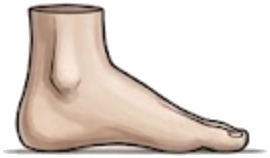
#> input picture ArtIncoming/Human/crops/crop_22.png, 270 x 158 px, given in place of thigh.png, which was not available
$ python art-h5-r2-margin-probe.py
#> lines starting #> are read from the running program, lines starting #| are printed output that depends on the picture; after the words box and inside, x2 and y2 are one past the last pixel; in counts of white or black regions, pixels touching at a corner belong together; pictures that were not available may be replaced by others from this repository, and a replacement may not be noted
#!/usr/bin/env python3
# -*- coding: utf-8 -*-
"""ART-H5 R2: are the margin 'digits' real ink or transparent-RGB ghosts?

Vision reads report white digits/letters (1/2/S) along a canvas' left margin. A real opaque
digit would sit ON the character in a dressed capture; the R2 fullbody look still shows none.
This probe answers with the pixels:

  --mode census   white-ish px split by alpha class in the left margin (default)
  --mode ascii    ASCII alpha map of a box, plus connected white clusters with their mean
                  alpha and RGB - so the digit, if it exists, is read from numbers alone

Usage:
  python Tools/art-h5-r2-margin-probe.py --keys thigh,shin
  python Tools/art-h5-r2-margin-probe.py --keys thigh --mode ascii --box 0,520,90,660
"""
import argparse
import os

import numpy as np
from PIL import Image

PROJECT = os.path.dirname(os.path.dirname(os.path.abspath(__file__)))
ART = os.path.join(PROJECT, "Assets", "Resources", "Art", "Human")
OUT = os.path.join(PROJECT, "Trials", "Runs", "arth5-r2")


def load(key):
#> called with key = 'thigh'
    im = Image.open(os.path.join(ART, key + ".png")).convert("RGBA")
#> im is the input picture: PIL image 270x158 RGBA; mean R, G, B, A 225, 214.1, 206.4, 124.6
    return np.asarray(im).astype(np.uint8)


def census(key, a):
#> called with key = 'thigh'
    alpha = a[:, :, 3].astype(np.int32)
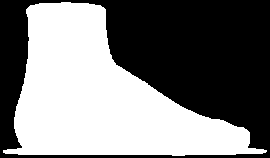
#> alpha: shape (158, 270) int32; 48.9% white; 1 white region, box (x1, y1, x2, y2) and area: (3, 2, 267, 156) 20848
    rgb = a[:, :, :3]
    h, w = alpha.shape
#> h = 158; w = 270
    left = int(w * 0.40)
#> left = 108
    whiteish = (rgb[:, :, 0] > 190) & (rgb[:, :, 1] > 190) & (rgb[:, :, 2] > 190)
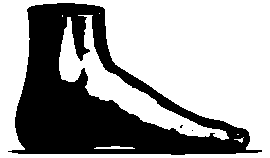
#> whiteish: shape (158, 270) bool; 63.5% white; 3 black regions (2 under 20 px), largest, box (x1, y1, x2, y2) and area: (8, 3, 262, 155) 15546
    margin = np.zeros_like(alpha, dtype=bool)
    margin[:, :left] = True
    for name, sel in (("alpha=0   ", margin & whiteish & (alpha == 0)),
                      ("alpha 1-31", margin & whiteish & (alpha > 0) & (alpha < 32)),
                      ("alpha 32+ ", margin & whiteish & (alpha >= 32))):
        n = int(sel.sum())
        if n:
            ys, xs = np.nonzero(sel)
            vals = alpha[sel]
            print("%s %s: n=%d  bbox x[%d..%d] y[%d..%d]  alpha mean %.1f max %d"
                  % (key, name, n, xs.min(), xs.max(), ys.min(), ys.max(),
                     float(vals.mean()), int(vals.max())))
        else:
            print("%s %s: n=0" % (key, name))
#> this loop made 3 passes
#> (name, n) on passes 1 to 3: ('alpha=0   ', 4132), ('alpha 1-31', 0), ('alpha 32+ ', 2526)
#| thigh alpha=0   : n=4132  bbox x[0..107] y[0..157]  alpha mean 0.0 max 0
#| thigh alpha 1-31: n=0
#| thigh alpha 32+ : n=2526  bbox x[3..107] y[2..154]  alpha mean 255.0 max 255


# [49 lines left out: functions clusters, ascii_map, not called in this run]


def main():
    ap = argparse.ArgumentParser()
    ap.add_argument("--keys", default="thigh,shin")
    ap.add_argument("--mode", default="census")
    ap.add_argument("--box", default="0,150,110,660")
    args = ap.parse_args()
    os.makedirs(OUT, exist_ok=True)
    box = [int(v) for v in args.box.split(",")]
    for key in args.keys.split(","):
        a = load(key)
        if args.mode == "census":
            census(key, a)
        else:
            clusters(key, a, *box)
            ascii_map(key, a, *box, scale=2)
#> pass 2 of the loop in main, `for key in args.keys.split(","):`:
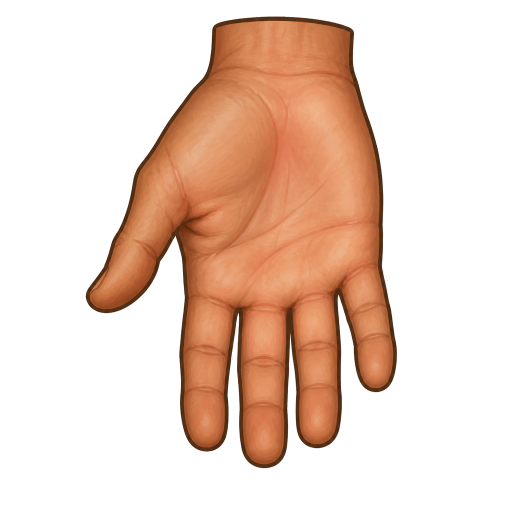
#> input picture ArtIncoming/Human/gen/human_hand.png, 1024 x 1024 px, given in place of shin.png, which was not available (shown at 1/2 size)
#> in load, im is the input picture: PIL image 1024x1024 RGBA; mean R, G, B, A 231.2, 205.8, 191.9, 84.9
#> in census (call 2), `alpha = a[:, :, 3].astype(np.int32)`:
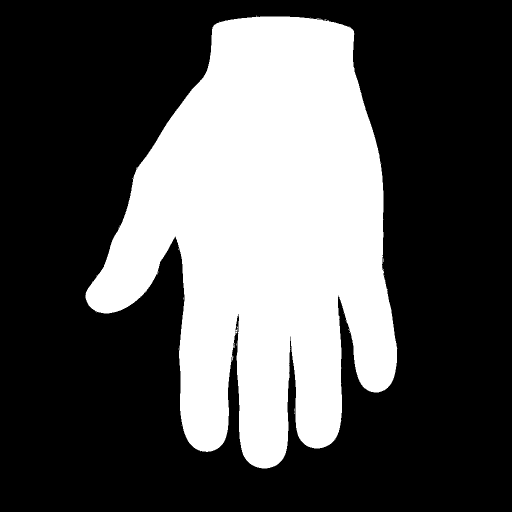
#> alpha: shape (1024, 1024) int32 (shown at 1/2 size); 33.3% white; 32 white regions (31 under 20 px), largest, box (x1, y1, x2, y2) and area: (171, 33, 794, 937) 348854
#> rgb: shape (1024, 1024, 3)
#> in census (call 2), `whiteish = (rgb[:, :, 0] > 190) & (rgb[:, :, 1] > 190) & (rgb[:, :, 2]..`:
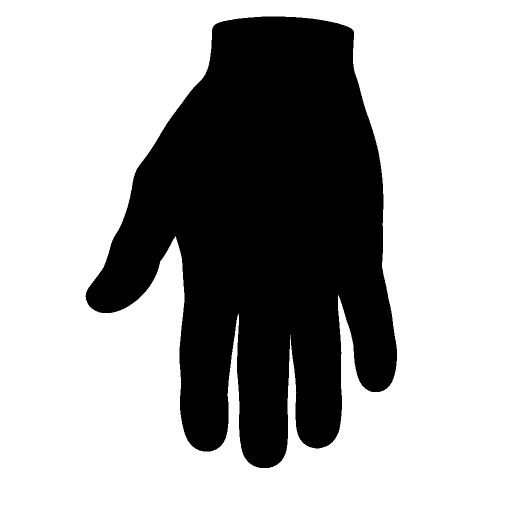
#> whiteish: shape (1024, 1024) bool (shown at 1/2 size); 66.9% white; 1 black region, box (x1, y1, x2, y2) and area: (171, 33, 794, 936) 347554
#> the loop in census (call 2), `for name, sel in (("alpha=0   ", margin & whiteish & (alpha == 0)), ("..` made 3 passes
#> (name, n) on passes 1 to 3: ('alpha=0   ', 348731), ('alpha 1-31', 0), ('alpha 32+ ', 399)
#> (printed output is left out)
    return 0


if __name__ == "__main__":
    raise SystemExit(main())
#> (the program exits here)
